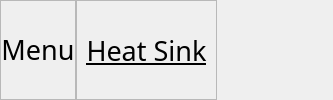
     <widget class="QFrame" name="Header_frame">
      <property name="styleSheet">
       <string notr="true">#Header_frame{
border:3px solid #22a7f2;
border-radius:10px;
padding: 0 8px; 
margin:12px;
}</string>
      </property>
      <property name="frameShape">
       <enum>QFrame::NoFrame</enum>
      </property>
      <property name="frameShadow">
       <enum>QFrame::Raised</enum>
      </property>
      <layout class="QHBoxLayout" name="horizontalLayout">
       <property name="spacing">
        <number>0</number>
       </property>
       <property name="leftMargin">
        <number>0</number>
       </property>
       <property name="topMargin">
        <number>0</number>
       </property>
       <property name="rightMargin">
        <number>0</number>
       </property>
       <property name="bottomMargin">
        <number>0</number>
       </property>
       <item>
        <widget class="QFrame" name="Header_left_frame">
         <property name="font">
          <font>
           <family>Arial Rounded MT Bold</family>
           <pointsize>20</pointsize>
           <underline>true</underline>
          </font>
         </property>
         <property name="frameShape">
          <enum>QFrame::StyledPanel</enum>
         </property>
         <property name="frameShadow">
          <enum>QFrame::Raised</enum>
         </property>
         <layout class="QHBoxLayout" name="horizontalLayout_4">
          <property name="spacing">
           <number>0</number>
          </property>
          <property name="leftMargin">
           <number>0</number>
          </property>
          <property name="topMargin">
           <number>0</number>
          </property>
          <property name="rightMargin">
           <number>0</number>
          </property>
          <property name="bottomMargin">
           <number>0</number>
          </property>
          <item alignment="Qt::AlignLeft">
           <widget class="QPushButton" name="menu">
            <property name="font">
             <font>
              <family>Arial Rounded MT Bold</family>
              <pointsize>20</pointsize>
              <weight>50</weight>
              <bold>false</bold>
             </font>
            </property>
            <property name="styleSheet">
             <string notr="true">*{
border:none
}</string>
            </property>
            <property name="text">
             <string>Menu</string>
            </property>
            <property name="icon">
             <iconset resource="assets.qrc">
              <normaloff>:/black/icons/black/align-left.svg</normaloff>:/black/icons/black/align-left.svg</iconset>
            </property>
            <property name="iconSize">
             <size>
              <width>32</width>
              <height>32</height>
             </size>
            </property>
           </widget>
          </item>
         </layout>
        </widget>
       </item>
       <item>
        <widget class="QFrame" name="Header_center_frame">
         <property name="frameShape">
          <enum>QFrame::StyledPanel</enum>
         </property>
         <property name="frameShadow">
          <enum>QFrame::Raised</enum>
         </property>
         <layout class="QHBoxLayout" name="horizontalLayout_3">
          <item>
           <widget class="QLabel" name="label_2">
            <property name="font">
             <font>
              <family>Arial Rounded MT Bold</family>
              <pointsize>20</pointsize>
              <weight>50</weight>
              <bold>false</bold>
              <underline>true</underline>
             </font>
            </property>
            <property name="text">
             <string>Heat Sink</string>
            </property>
            <property name="alignment">
             <set>Qt::AlignCenter</set>
            </property>
           </widget>
          </item>
         </layout>
        </widget>
       </item>
       <item alignment="Qt::AlignRight">
        <widget class="QFrame" name="Header_right_frame">
         <property name="minimumSize">
          <size>
           <width>0</width>
           <height>0</height>
          </size>
         </property>
         <property name="styleSheet">
          <string notr="true">*{
border:none;
}</string>
         </property>
         <property name="frameShape">
          <enum>QFrame::StyledPanel</enum>
         </property>
         <property name="frameShadow">
          <enum>QFrame::Raised</enum>
         </property>
         <layout class="QHBoxLayout" name="horizontalLayout_2">
          <property name="spacing">
           <number>10</number>
          </property>
          <property name="leftMargin">
           <number>0</number>
          </property>
          <property name="topMargin">
           <number>0</number>
          </property>
          <property name="rightMargin">
           <number>0</number>
          </property>
          <property name="bottomMargin">
           <number>0</number>
          </property>
          <item>
           <widget class="QPushButton" name="Minimize_window_button">
            <property name="minimumSize">
             <size>
              <width>30</width>
              <height>30</height>
             </size>
            </property>
            <property name="text">
             <string/>
            </property>
            <property name="icon">
             <iconset resource="assets.qrc">
              <normaloff>:/menu/icons/menu/minus.svg</normaloff>:/menu/icons/menu/minus.svg</iconset>
            </property>
            <property name="iconSize">
             <size>
              <width>16</width>
              <height>16</height>
             </size>
            </property>
           </widget>
          </item>
          <item>
           <widget class="QPushButton" name="Restore_window_button">
            <property name="minimumSize">
             <size>
              <width>30</width>
              <height>30</height>
             </size>
            </property>
            <property name="text">
             <string/>
            </property>
            <property name="icon">
             <iconset resource="assets.qrc">
              <normaloff>:/black/icons/black/maximize-2.svg</normaloff>:/black/icons/black/maximize-2.svg</iconset>
            </property>
            <property name="iconSize">
             <size>
              <width>16</width>
              <height>16</height>
             </size>
            </property>
           </widget>
          </item>
          <item>
           <widget class="QPushButton" name="Close_window_button">
            <property name="minimumSize">
             <size>
              <width>30</width>
              <height>30</height>
             </size>
            </property>
            <property name="text">
             <string/>
            </property>
            <property name="icon">
             <iconset resource="assets.qrc">
              <normaloff>:/menu/icons/menu/close.svg</normaloff>:/menu/icons/menu/close.svg</iconset>
            </property>
            <property name="iconSize">
             <size>
              <width>16</width>
              <height>16</height>
             </size>
            </property>
           </widget>
          </item>
         </layout>
        </widget>
       </item>
      </layout>
     </widget>
